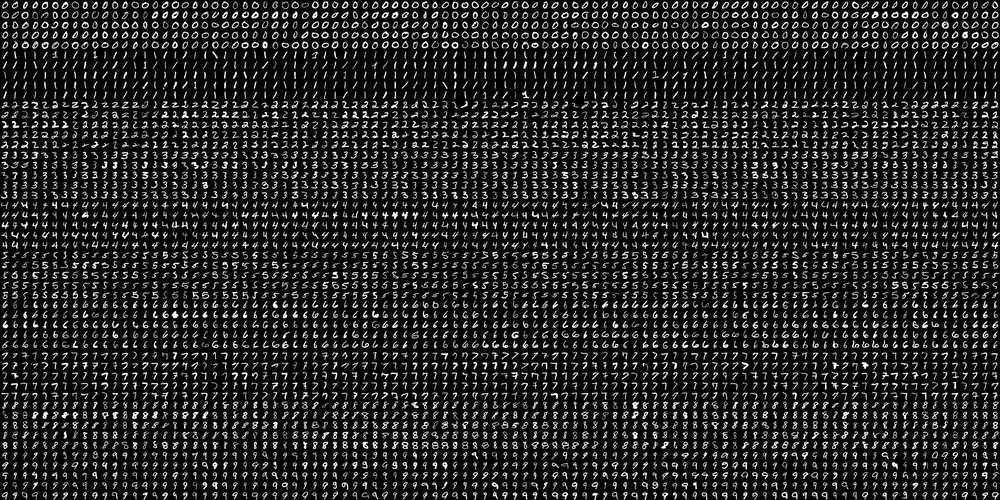
#> input picture Assignment26_2/1_mnist_numbers/mnist.png, 1000 x 500 px, shrunk from 2000 x 1000 before the run
$ jupyter execute mnistNumber.ipynb
#> lines starting #> are read from the running program, lines starting #| are printed output that depends on the picture
[cell 1]
import cv2
import numpy as np
import matplotlib.pyplot as plt

[cell 2]
mnist_img = cv2.imread("mnist.png")
#> mnist_img is the input picture: shape (500, 1000, 3); min 0, max 255, mean 36.1
mnist_img = cv2.cvtColor(mnist_img, cv2.COLOR_BGR2BGRA)
#> mnist_img: shape (500, 1000, 4)
plt.imshow(mnist_img, cmap="gray")

[cell 3]
rows, cols, _ = mnist_img.shape
#> rows = 500; cols = 1000
print(rows, cols)
#| 500 1000

[cell 4]
def extract_num(number):
    img = mnist_img[(rows // 10) * number : (rows // 10) * (number + 1), :]
    cv2.imwrite(f"{number}_mnist.png", img)
    return img

[cell 5]
for num in range(10):
    num_mnist_img = extract_num(num)
    num_rows, num_cols, _ = num_mnist_img.shape

    counter = 0
    for i in range(0, num_rows, num_rows//5):
        for j in range(0, num_cols, num_cols//100):
            small_final_img = num_mnist_img[i:i+(num_rows//5), j:j+(num_cols//100)]
            cv2.imwrite(f"numbers/{num}/{counter}.png", small_final_img)
            counter += 1
#> this loop made 10 passes
#> pass 1, in extract_num, `img = mnist_img[(rows // 10) * number : (rows // 10) * (number + 1), :]`:
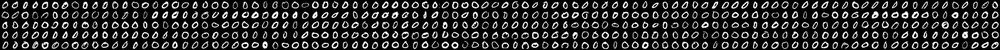
#> img: shape (50, 1000, 4); mean B, G, R, A 48.1, 48.1, 48.1, 255
#> pass 2, in extract_num (call 2), `img = mnist_img[(rows // 10) * number : (rows // 10) * (number + 1), :]`:
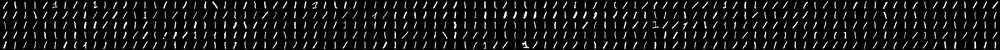
#> img: shape (50, 1000, 4); mean B, G, R, A 21.6, 21.6, 21.6, 255
#> pass 3, in extract_num (call 3), `img = mnist_img[(rows // 10) * number : (rows // 10) * (number + 1), :]`:
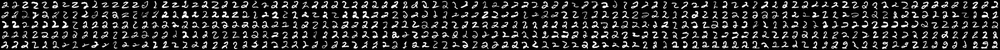
#> img: shape (50, 1000, 4); mean B, G, R, A 40.4, 40.4, 40.4, 255
